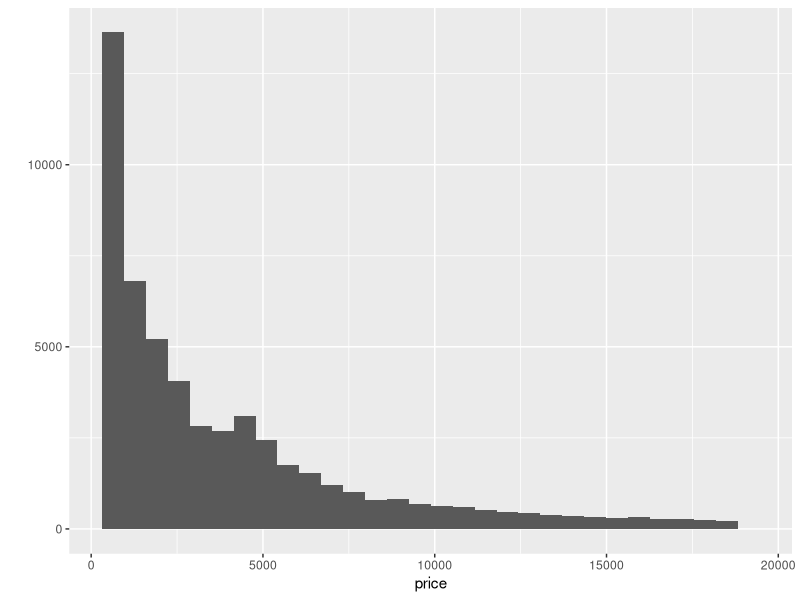
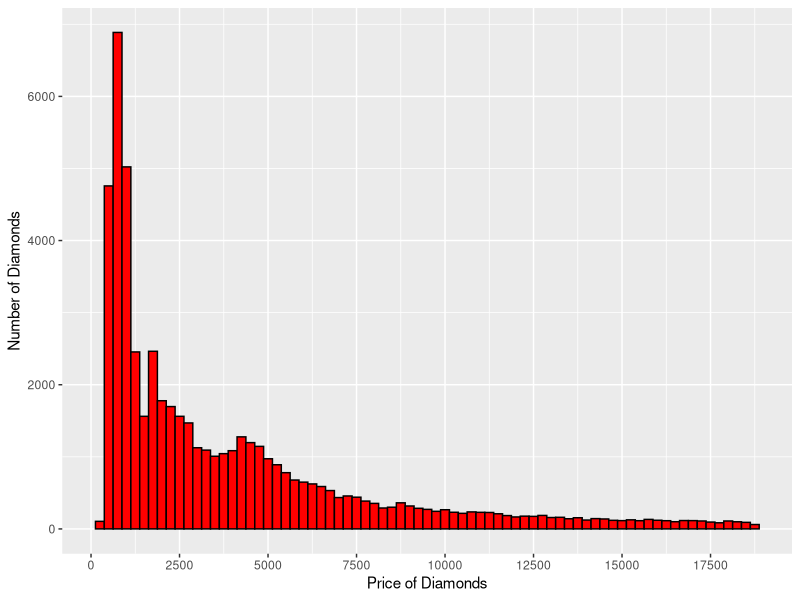
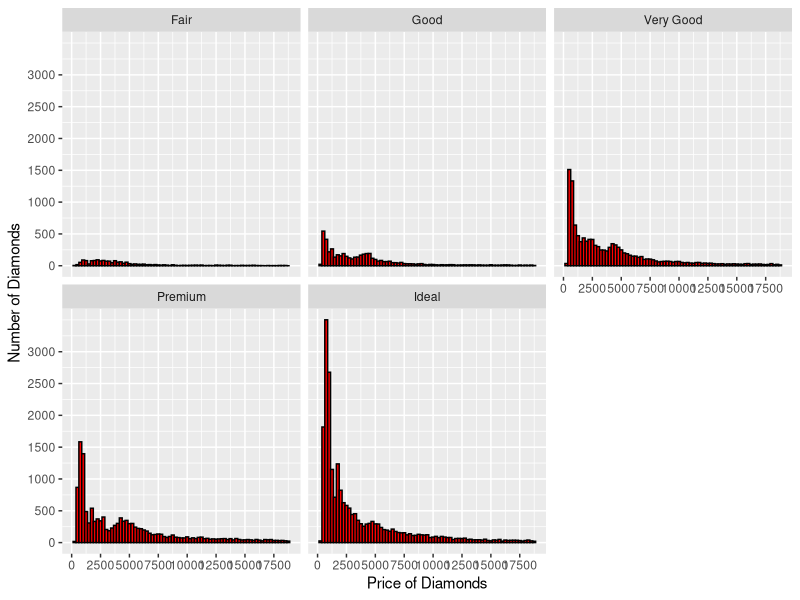
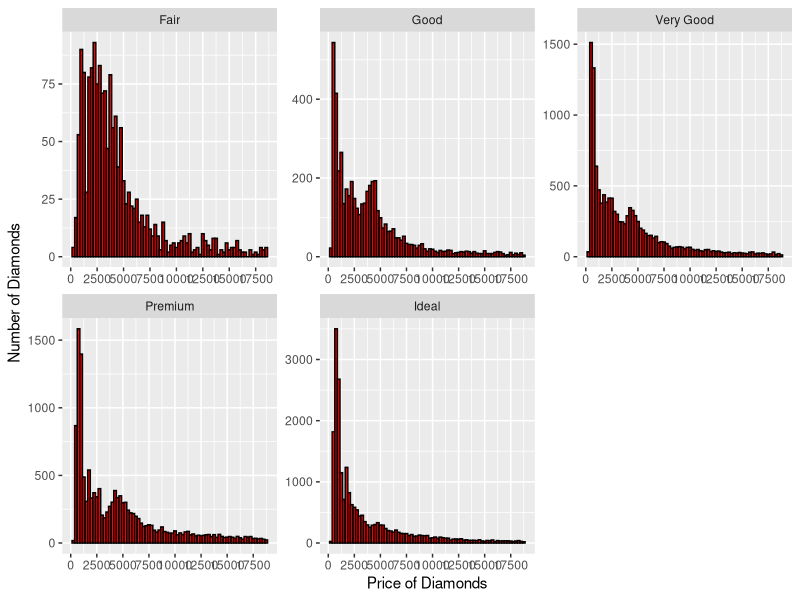
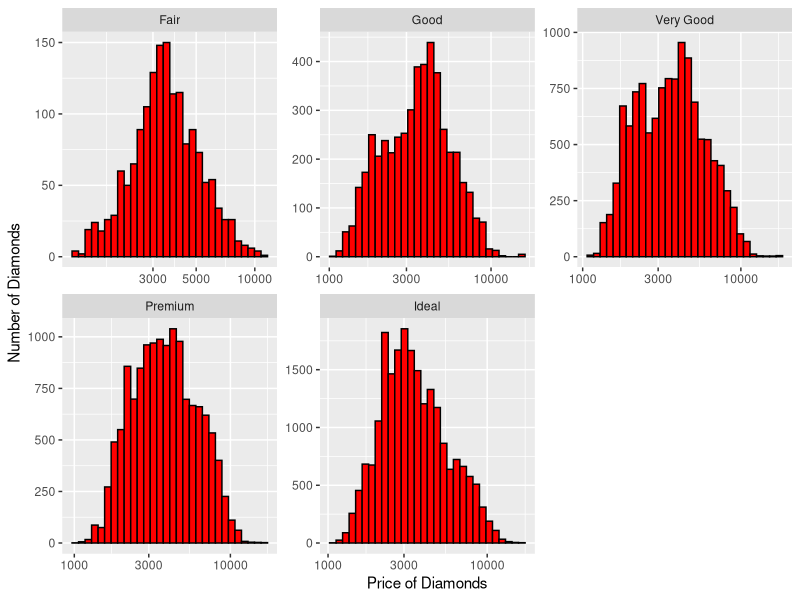
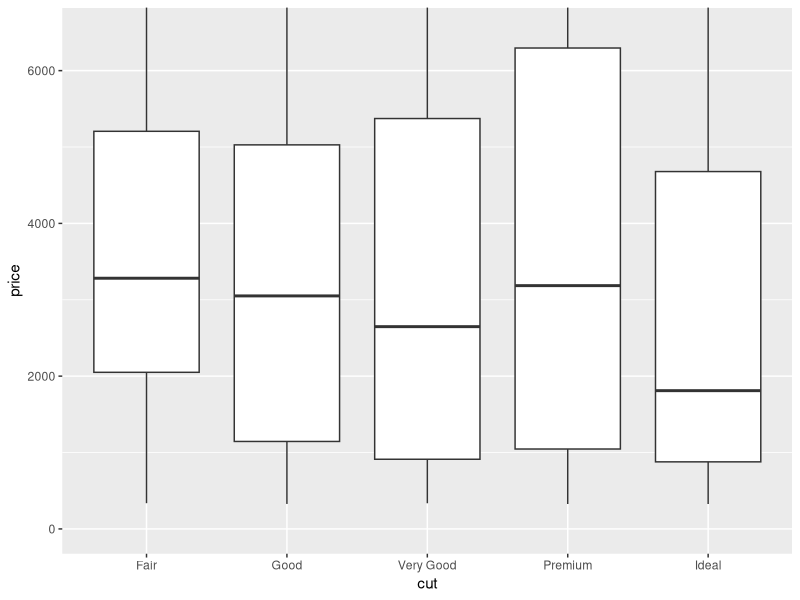
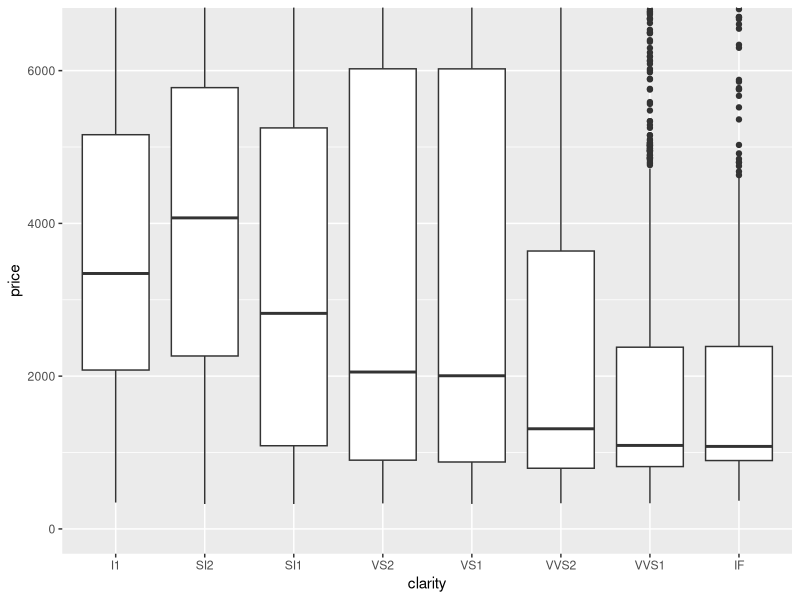
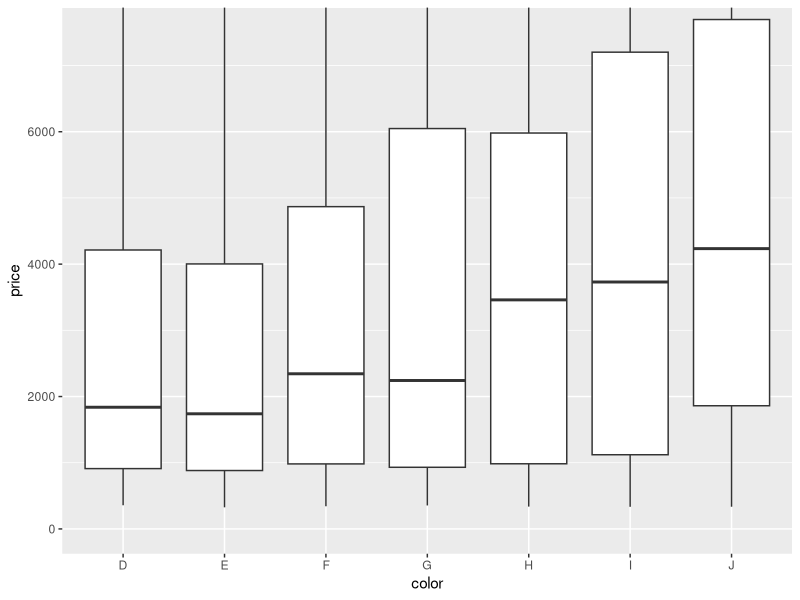

Write the R code that produced these figures, in order.
library(ggplot2)
data("diamonds")

# Q1
dim(diamonds)
summary(diamonds)
?diamonds
diamonds$color

#Q2
qplot(x = price, data = diamonds)

#Q3
summary(diamonds$price)
mean(diamonds$price)
median(diamonds$price)

#Q4
nrow(subset(diamonds, price < 500))
nrow(subset(diamonds, price < 250))
nrow(subset(diamonds, price >= 15000))

#Q5
qplot(x = price, data = diamonds, binwidth = 250, color = I('black'), 
      xlab = "Price of Diamonds",
      ylab = "Number of Diamonds",
      fill = I('Red')) + 
  scale_x_continuous(breaks = seq(0, 19000, 2500))

#Q6
qplot(x = price, data = diamonds, binwidth = 250, color = I('black'), 
      xlab = "Price of Diamonds",
      ylab = "Number of Diamonds",
      fill = I('Red')) + 
  scale_x_continuous(breaks = seq(0, 19000, 2500)) + 
  scale_y_continuous(breaks = seq(0, 3000, 500)) +
  facet_wrap(~cut)

#Q7
by(diamonds$price, diamonds$cut, max)
by(diamonds$price, diamonds$cut, min)
by(diamonds$price, diamonds$cut, median)

#Q8
qplot(x = price, data = diamonds, binwidth = 250, color = I('black'), 
      xlab = "Price of Diamonds",
      ylab = "Number of Diamonds",
      fill = I('Red')) + 
  scale_x_continuous(breaks = seq(0, 19000, 2500)) +
  facet_wrap(~cut, scales = 'free')

#Q9
qplot(x = price/carat, data = diamonds, color = I('black'), 
      xlab = "Price of Diamonds",
      ylab = "Number of Diamonds",
      fill = I('Red')) + 
  scale_x_log10() +
  facet_wrap(~cut, scales = 'free')

#Q10
qplot(x = cut, y = price, data = diamonds, geom =  'boxplot') + 
  coord_cartesian(ylim = c(0, 6500))
ggsave("Plots/boxplot_price_by_cut.png")

qplot(x = clarity, y = price, data = diamonds, geom =  'boxplot') + 
  coord_cartesian(ylim = c(0, 6500))
ggsave("Plots/boxplot_price_by_clarity.png")

qplot(x = color, y = price, data = diamonds, geom =  'boxplot') + 
  coord_cartesian(ylim = c(0, 7500))
ggsave("Plots/boxplot_price_by_color.png")

#Q11
by(diamonds$price, diamonds$color, summary)
by(diamonds$price, diamonds$color, IQR)

#Q12
qplot(x = color, y = price/carat, data = diamonds, geom =  'boxplot') + 
  coord_cartesian(ylim = c(2000, 6000))
ggsave("Plots/boxplot_price_per_carat_by_color.png")

#Q13
qplot(x = carat, data = diamonds, bins = 30, geom = 'freqpoly', color = cut)